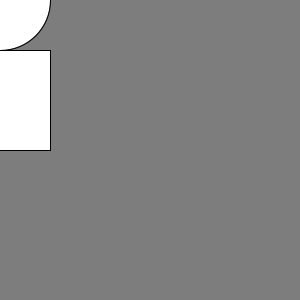
Frame 1 (no input)
Frame 60 (the mouse pressed at the canvas centre just before this capture): identical to frame 1, image omitted
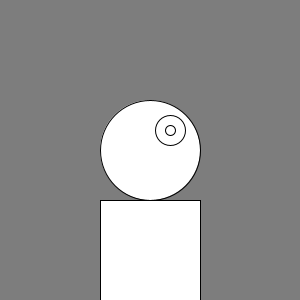
Frame 120 (the mouse held since frame 60 and released just before this capture)

The Processing sketch that drew these frames (run headless with seeded random() and noise(); from frame 60 on, the mouse is pressed at the canvas centre):

// Processing sketch: processing_57378
// ── processing_57378.pde

void setup () {                   //once
  println ("setup");
  size(300, 300);
  smooth();
}

void draw () {                    //repetetive 
  background(125);               //prints the speed that you move your mouse at
  ellipse(mouseX, mouseY,100,100); //allows for the circle to vary with the speed; changes with the speed
  rect(mouseX-50,mouseY+50,100,100);
  ellipse(mouseX+20, mouseY-20,30,30);  
  ellipse(mouseX+20,mouseY-20,10,10);
}
